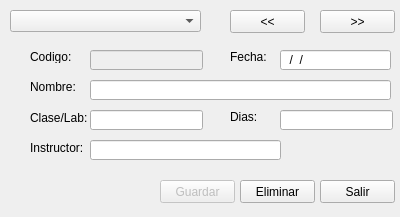
<?xml version="1.0" encoding="UTF-8"?>
<ui version="4.0">
 <class>MantCurso</class>
 <widget class="QDialog" name="MantCurso">
  <property name="geometry">
   <rect>
    <x>0</x>
    <y>0</y>
    <width>400</width>
    <height>217</height>
   </rect>
  </property>
  <property name="windowTitle">
   <string>Mantenimiento de Cursos</string>
  </property>
  <widget class="QComboBox" name="cmbTipo">
   <property name="geometry">
    <rect>
     <x>10</x>
     <y>10</y>
     <width>191</width>
     <height>22</height>
    </rect>
   </property>
   <property name="currentText">
    <string/>
   </property>
   <item>
    <property name="text">
     <string/>
    </property>
   </item>
   <item>
    <property name="text">
     <string>Clase</string>
    </property>
   </item>
   <item>
    <property name="text">
     <string>Laboratorio</string>
    </property>
   </item>
  </widget>
  <widget class="QLineEdit" name="txtCodigo">
   <property name="enabled">
    <bool>false</bool>
   </property>
   <property name="geometry">
    <rect>
     <x>90</x>
     <y>50</y>
     <width>113</width>
     <height>20</height>
    </rect>
   </property>
  </widget>
  <widget class="QLineEdit" name="txtNombre">
   <property name="geometry">
    <rect>
     <x>90</x>
     <y>80</y>
     <width>301</width>
     <height>20</height>
    </rect>
   </property>
  </widget>
  <widget class="QLineEdit" name="txtNumClase">
   <property name="geometry">
    <rect>
     <x>90</x>
     <y>110</y>
     <width>113</width>
     <height>20</height>
    </rect>
   </property>
  </widget>
  <widget class="QLineEdit" name="txtDias">
   <property name="geometry">
    <rect>
     <x>280</x>
     <y>110</y>
     <width>113</width>
     <height>20</height>
    </rect>
   </property>
  </widget>
  <widget class="QLineEdit" name="txtInstructor">
   <property name="geometry">
    <rect>
     <x>90</x>
     <y>140</y>
     <width>191</width>
     <height>20</height>
    </rect>
   </property>
  </widget>
  <widget class="QPushButton" name="btnGuardar">
   <property name="enabled">
    <bool>false</bool>
   </property>
   <property name="geometry">
    <rect>
     <x>160</x>
     <y>180</y>
     <width>75</width>
     <height>23</height>
    </rect>
   </property>
   <property name="text">
    <string>Guardar</string>
   </property>
  </widget>
  <widget class="QPushButton" name="btnSalir">
   <property name="geometry">
    <rect>
     <x>320</x>
     <y>180</y>
     <width>75</width>
     <height>23</height>
    </rect>
   </property>
   <property name="text">
    <string>Salir</string>
   </property>
  </widget>
  <widget class="QPushButton" name="btnAtras">
   <property name="geometry">
    <rect>
     <x>230</x>
     <y>10</y>
     <width>75</width>
     <height>23</height>
    </rect>
   </property>
   <property name="text">
    <string>&lt;&lt;</string>
   </property>
  </widget>
  <widget class="QPushButton" name="btnSiguiente">
   <property name="geometry">
    <rect>
     <x>320</x>
     <y>10</y>
     <width>75</width>
     <height>23</height>
    </rect>
   </property>
   <property name="text">
    <string>&gt;&gt;</string>
   </property>
  </widget>
  <widget class="QLabel" name="lblCodigo">
   <property name="geometry">
    <rect>
     <x>30</x>
     <y>50</y>
     <width>47</width>
     <height>13</height>
    </rect>
   </property>
   <property name="text">
    <string>Codigo:</string>
   </property>
  </widget>
  <widget class="QLabel" name="lblFecha">
   <property name="geometry">
    <rect>
     <x>230</x>
     <y>50</y>
     <width>47</width>
     <height>13</height>
    </rect>
   </property>
   <property name="text">
    <string>Fecha:</string>
   </property>
  </widget>
  <widget class="QLabel" name="lblInstructor">
   <property name="geometry">
    <rect>
     <x>30</x>
     <y>140</y>
     <width>61</width>
     <height>16</height>
    </rect>
   </property>
   <property name="text">
    <string>Instructor:</string>
   </property>
  </widget>
  <widget class="QLabel" name="lblDias">
   <property name="geometry">
    <rect>
     <x>230</x>
     <y>110</y>
     <width>47</width>
     <height>13</height>
    </rect>
   </property>
   <property name="text">
    <string>Dias:</string>
   </property>
  </widget>
  <widget class="QLabel" name="lblNumClase">
   <property name="geometry">
    <rect>
     <x>30</x>
     <y>110</y>
     <width>61</width>
     <height>16</height>
    </rect>
   </property>
   <property name="text">
    <string>Clase/Lab:</string>
   </property>
  </widget>
  <widget class="QLabel" name="lblNombre">
   <property name="geometry">
    <rect>
     <x>30</x>
     <y>80</y>
     <width>47</width>
     <height>13</height>
    </rect>
   </property>
   <property name="text">
    <string>Nombre:</string>
   </property>
  </widget>
  <widget class="QLineEdit" name="txtFecha">
   <property name="geometry">
    <rect>
     <x>280</x>
     <y>50</y>
     <width>111</width>
     <height>20</height>
    </rect>
   </property>
   <property name="inputMask">
    <string>##/##/####</string>
   </property>
  </widget>
  <widget class="QPushButton" name="btnEliminar">
   <property name="geometry">
    <rect>
     <x>240</x>
     <y>180</y>
     <width>75</width>
     <height>23</height>
    </rect>
   </property>
   <property name="text">
    <string>Eliminar</string>
   </property>
  </widget>
 </widget>
 <resources/>
 <connections/>
</ui>
